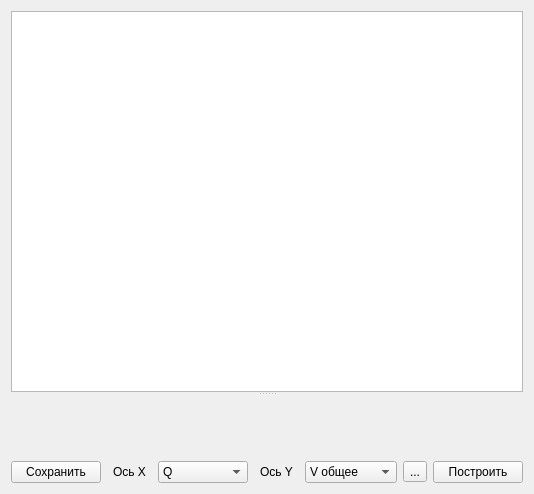
<?xml version="1.0" encoding="UTF-8"?>
<ui version="4.0">
 <class>CurvesPage</class>
 <widget class="QWidget" name="CurvesPage">
  <property name="geometry">
   <rect>
    <x>0</x>
    <y>0</y>
    <width>534</width>
    <height>494</height>
   </rect>
  </property>
  <property name="windowTitle">
   <string>Form</string>
  </property>
  <layout class="QVBoxLayout" name="verticalLayout">
   <item>
    <widget class="QSplitter" name="splitter">
     <property name="orientation">
      <enum>Qt::Orientation::Vertical</enum>
     </property>
     <widget class="QTableView" name="tableView">
      <property name="sortingEnabled">
       <bool>true</bool>
      </property>
     </widget>
     <widget class="CurvesCanvas" name="canvas" native="true"/>
    </widget>
   </item>
   <item>
    <layout class="QHBoxLayout" name="horizontalLayout" stretch="2,1,2,1,2,0,2">
     <item>
      <widget class="QPushButton" name="save_button">
       <property name="text">
        <string>Сохранить</string>
       </property>
      </widget>
     </item>
     <item>
      <widget class="QLabel" name="label">
       <property name="text">
        <string>Ось X</string>
       </property>
       <property name="alignment">
        <set>Qt::AlignmentFlag::AlignCenter</set>
       </property>
      </widget>
     </item>
     <item>
      <widget class="QComboBox" name="oX_comboBox">
       <item>
        <property name="text">
         <string comment="Емкость, Ач">Q</string>
        </property>
       </item>
       <item>
        <property name="text">
         <string comment="Емкость/масса, Ач/кг">Q/m</string>
        </property>
       </item>
      </widget>
     </item>
     <item>
      <widget class="QLabel" name="label_2">
       <property name="text">
        <string>Ось Y</string>
       </property>
       <property name="alignment">
        <set>Qt::AlignmentFlag::AlignCenter</set>
       </property>
      </widget>
     </item>
     <item>
      <widget class="QComboBox" name="oY_comboBox">
       <item>
        <property name="text">
         <string comment="Напряжение общее, В">V общее</string>
        </property>
       </item>
       <item>
        <property name="text">
         <string comment="Напряжение на 1 аккумулятор, В">V на аккум.</string>
        </property>
       </item>
      </widget>
     </item>
     <item>
      <widget class="QToolButton" name="settings_button">
       <property name="text">
        <string>...</string>
       </property>
      </widget>
     </item>
     <item>
      <widget class="QPushButton" name="plot_button">
       <property name="text">
        <string>Построить</string>
       </property>
      </widget>
     </item>
    </layout>
   </item>
  </layout>
 </widget>
 <customwidgets>
  <customwidget>
   <class>CurvesCanvas</class>
   <extends>QWidget</extends>
   <header>curvesCanvas</header>
   <container>1</container>
  </customwidget>
 </customwidgets>
 <resources/>
 <connections/>
</ui>
